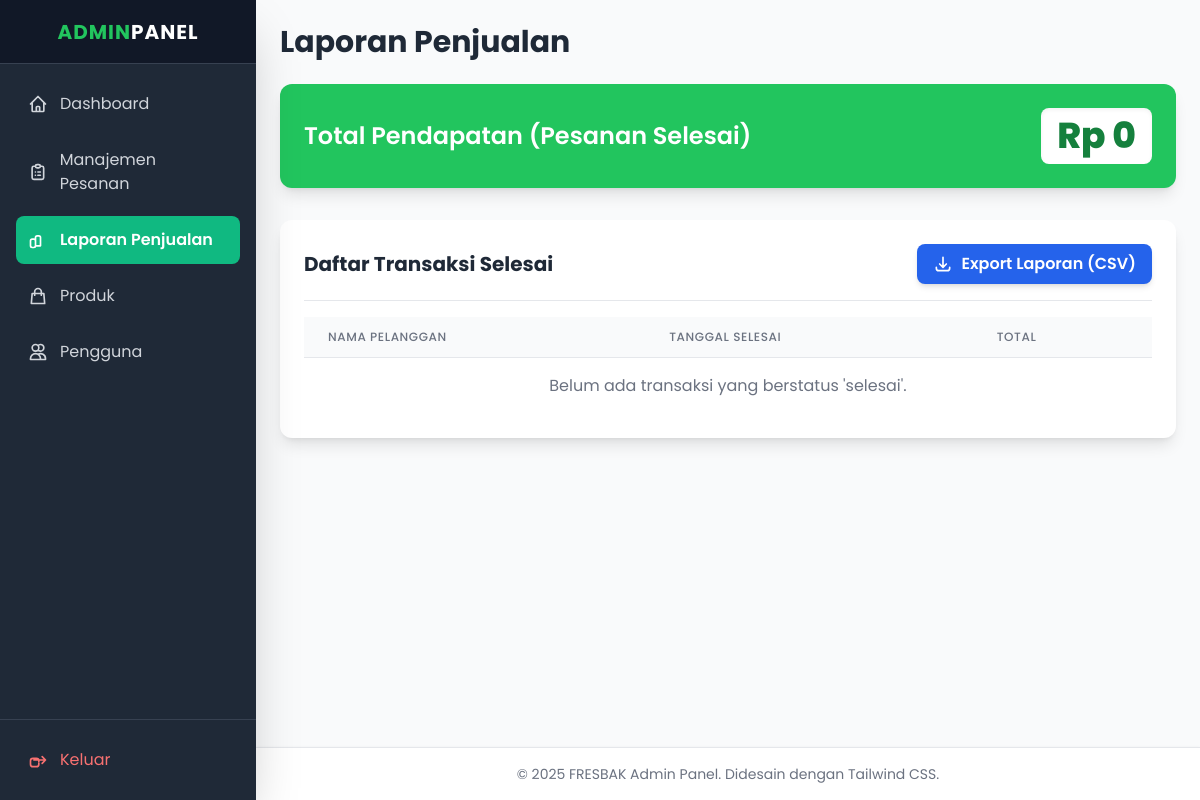
The page /admin/report.php (signed in) on the database as committed earlier.
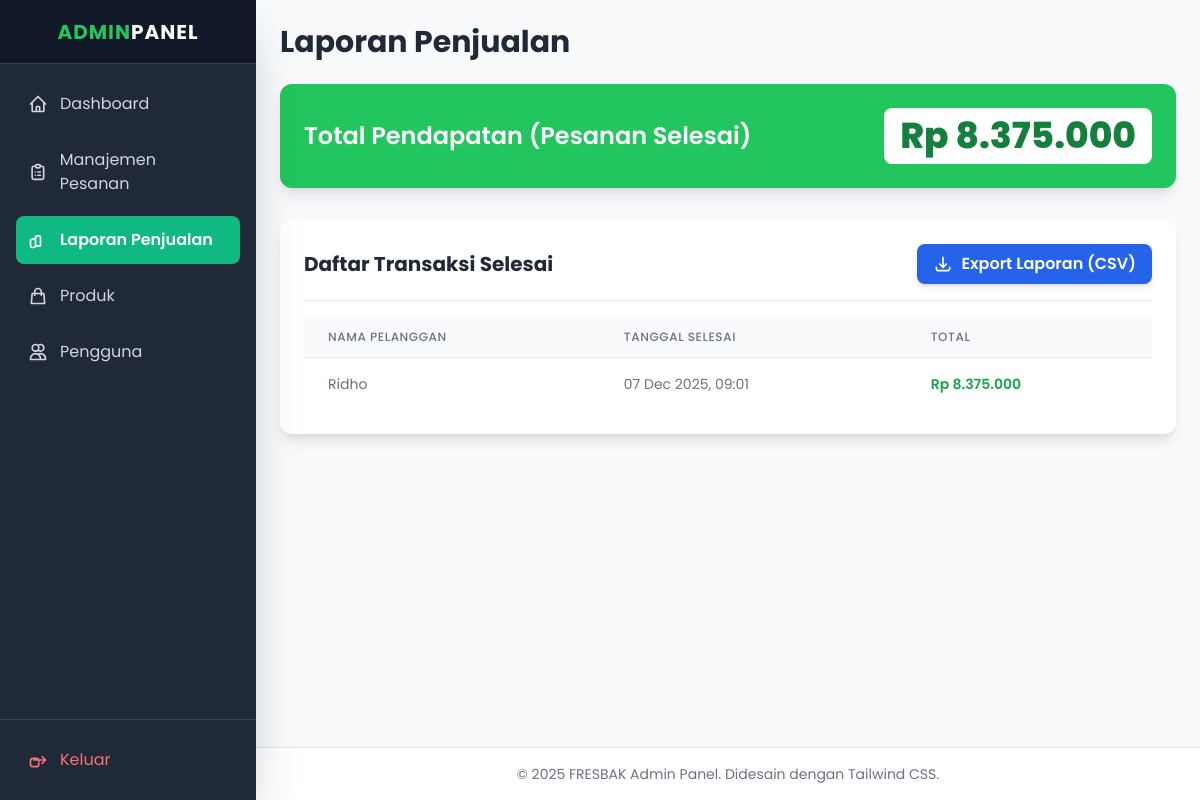
The same page on the database as committed later.
### tables this page shows
CREATE TABLE `orders` (
  `id` int NOT NULL,
  `user_id` int NOT NULL,
  `customer_name` varchar(100) NOT NULL,
  `customer_address` text NOT NULL,
  `customer_contact` varchar(20) NOT NULL,
  `total_price` decimal(10,2) NOT NULL,
  `payment_method` varchar(50) NOT NULL,
  `payment_proof` varchar(255) DEFAULT NULL,
  `status` enum('pending','diproses','dikirim','selesai','dibatalkan') NOT NULL DEFAULT 'pending',
  `order_date` timestamp NULL DEFAULT CURRENT_TIMESTAMP
);

CREATE TABLE `users` (
  `id` int NOT NULL,
  `name` varchar(100) NOT NULL,
  `email` varchar(100) NOT NULL,
  `password` varchar(255) NOT NULL,
  `role` enum('admin','customer') NOT NULL DEFAULT 'customer',
  `created_at` timestamp NULL DEFAULT CURRENT_TIMESTAMP
);

### admin/report.php (the view, shortened to what this page needs)
<?php
include 'header_admin.php';
try {
    $stmt = $db->query("
        SELECT o.id, o.order_date, o.total_price, u.name AS customer_name
        FROM orders o
        JOIN users u ON o.user_id = u.id
        WHERE o.status = 'selesai'
        ORDER BY o.order_date DESC
    ");
    $orders = $stmt->fetchAll(PDO::FETCH_ASSOC);
    $total_revenue = $db->query("SELECT SUM(total_price) FROM orders WHERE status = 'selesai'")->fetchColumn();
} catch (PDOException $e) {
    $error = "Terjadi kesalahan database: " . $e->getMessage();
    $orders = [];
    $total_revenue = 0;
}
?>
<h1 class="text-3xl font-bold text-gray-800 mb-6">Laporan Penjualan</h1>
<div class="flex flex-col md:flex-row justify-between items-start md:items-center p-6 rounded-xl shadow-lg mb-8 bg-green-500 text-white">
    <h2 class="text-2xl font-semibold mb-2 md:mb-0">
        Total Pendapatan (Pesanan Selesai)
    </h2>
    <div class="text-4xl font-extrabold bg-white text-green-700 py-2 px-4 rounded-lg shadow-inner">
        Rp <?= number_format($total_revenue ?? 0, 0, ',', '.') ?>
    </div>
</div>
<div class="bg-white p-6 rounded-xl shadow-lg">
    <div class="flex justify-between items-center mb-4 border-b pb-4">
        <h2 class="text-xl font-bold text-gray-800">Daftar Transaksi Selesai</h2>
        <a href="export.php" class="flex items-center bg-blue-600 hover:bg-blue-700 text-white font-semibold py-2 px-4 rounded-lg transition duration-200 shadow-md">
            <svg class="w-5 h-5 mr-2" fill="none" stroke="currentColor" viewBox="0 0 24 24" xmlns="http://www.w3.org/2000/svg"><path stroke-linecap="round" stroke-linejoin="round" stroke-width="2" d="M4 16v1a3 3 0 003 3h10a3 3 0 003-3v-1m-4-4l-4 4m0 0l-4-4m4 4V4"></path></svg>
            Export Laporan (CSV)
        </a>
    </div>
    <div class="overflow-x-auto">
        <table class="min-w-full divide-y divide-gray-200">
            <thead class="bg-gray-50">
                <tr>
                    <th class="px-6 py-3 text-left text-xs font-medium text-gray-500 uppercase tracking-wider">Nama Pelanggan</th>
                    <th class="px-6 py-3 text-left text-xs font-medium text-gray-500 uppercase tracking-wider">Tanggal Selesai</th>
                    <th class="px-6 py-3 text-left text-xs font-medium text-gray-500 uppercase tracking-wider">Total</th>
                </tr>
            </thead>
            <tbody class="bg-white divide-y divide-gray-200">
                <?php if (empty($orders)): ?>
                    <tr>
                        <td colspan="4" class="px-6 py-4 text-center text-gray-500">Belum ada transaksi yang berstatus 'selesai'.</td>
                    </tr>
                <?php else: ?>
                    <?php foreach ($orders as $order): ?>
                        <tr>
                            <td class="px-6 py-4 whitespace-nowrap text-sm text-gray-500"><?= htmlspecialchars($order['customer_name']) ?></td>
                            <td class="px-6 py-4 whitespace-nowrap text-sm text-gray-500"><?= date('d M Y, H:i', strtotime($order['order_date'])) ?></td>
                            <td class="px-6 py-4 whitespace-nowrap text-sm font-semibold text-green-600">Rp <?= number_format($order['total_price'], 0, ',', '.') ?></td>
                        </tr>
                    <?php endforeach; ?>
                <?php endif; ?>
            </tbody>
        </table>
    </div>
</div>
<?php include 'footer_admin.php'; ?>

Rows that differ between the two databases and show on the page:
added orders: user.name "Ridho", order_date "07 Dec 2025, 09:01", total_price "8.375.000"
Other text that changed with them:
$total_revenue: "0" → "8.375.000"
text no longer shown: "Belum ada transaksi yang berstatus 'selesai'."
